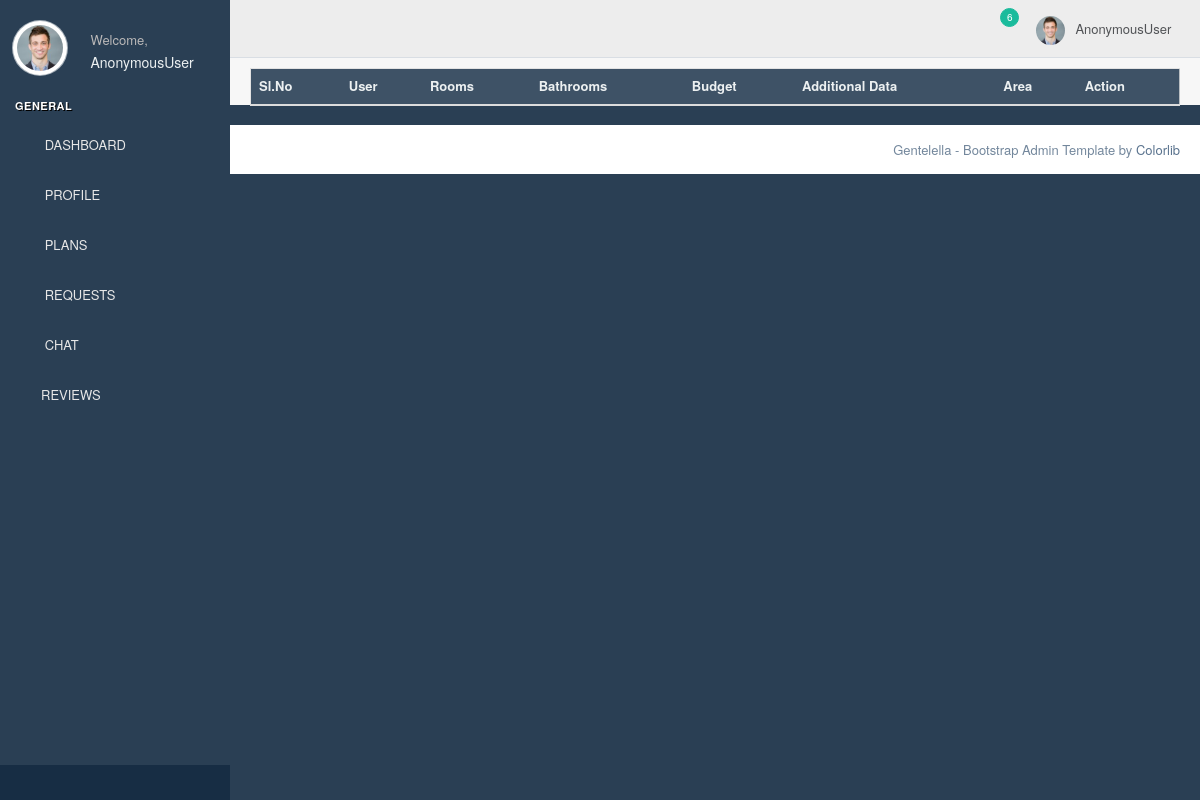
Page /view_planrequests on the earlier database version.
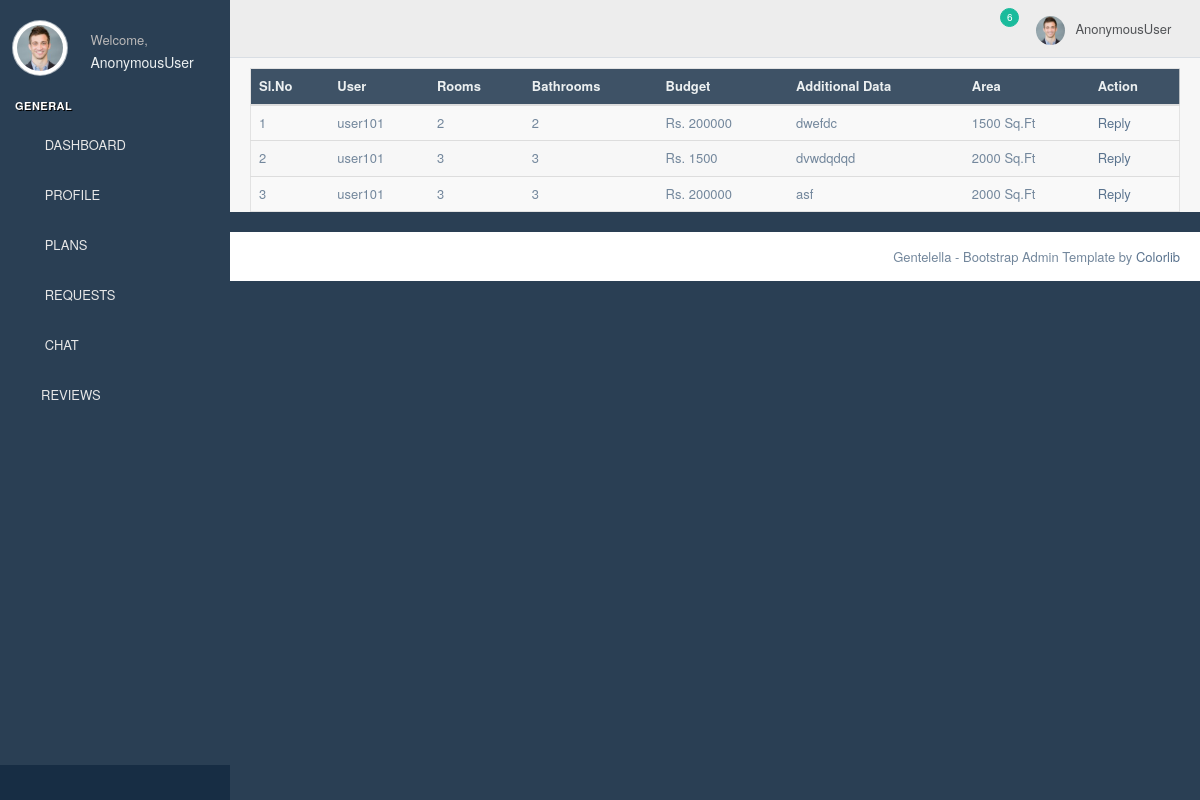
Same page on the later database version.
### homeapp/models.py (models this page shows)
class plan_request(models.Model):
    user=models.ForeignKey(Login,on_delete=models.CASCADE)
    company_name=models.ForeignKey(company,on_delete=models.CASCADE,blank=True,null=True)
    room=models.IntegerField(null=True,blank=True)
    bath=models.IntegerField(null=True,blank=True)
    area=models.CharField(max_length=1000,null=True,blank=True)
    additional=models.TextField(blank=True,null=True)
    budjet=models.IntegerField(null=True,blank=True)
    status=models.IntegerField(default=0)
    reply = models.FileField(blank=True, null=True)

class Login(AbstractUser):
    is_company = models.BooleanField(default=False)
    is_user = models.BooleanField(default=False)

### homeapp/companyviews.py (the view)
# urls.py: path('view_planrequests',companyviews.view_planrequests,name='view_planrequests'),
def view_planrequests(request):
    data= plan_request.objects.all()
    return render(request,'companytemp/requests.html',{'data':data})

### templates/companytemp/requests.html
{% extends 'companytemp/chome.html' %}
{% block content %}
{% load crispy_forms_filters %}
                      <table class="table table-striped jambo_table bulk_action">
                        <thead>
                          <tr class="headings">
                            <th class="column-title">Sl.No </th>
                            <th class="column-title">User</th>
                            <th class="column-title">Rooms</th>
                            <th class="column-title">Bathrooms</th>
                            <th class="column-title">Budget</th>
                            <th class="column-title">Additional Data</th>
                            <th class="column-title">Area</th>
                            <th class="column-title">Action</th>
                          </tr>
                        </thead>
                        <tbody>
                          <tr class="even pointer">
                              {% for i in data %}
                            <td class=" ">{{forloop.counter}}</td>
                            <td class=" ">{{i.user}}</td>
                            <td class=" ">{{i.room}}</td>
                            <td class=" ">{{i.bath}}</td>
                            <td class=" ">Rs. {{i.budjet}}</td>
                            <td class=" ">{{i.additional}}</td>
                            <td class=" ">{{i.area}} Sq.Ft</td>
                            <td class=" last"><a href="{% url 'replytorequest' i.id %}">Reply</a>
                            </td>
                          </tr>
                        {% endfor %}
                        </tbody>
                      </table>
{% endblock %}

Differences in the rows shown:
added plan_request: user "user101", room "2", bath "2", budjet "200000", additional "dwefdc", area "1500"
added plan_request: user "user101", room "3", bath "3", budjet "1500", additional "dvwdqdqd", area "2000"
added plan_request: user "user101", room "3", bath "3", budjet "200000", additional "asf", area "2000"
